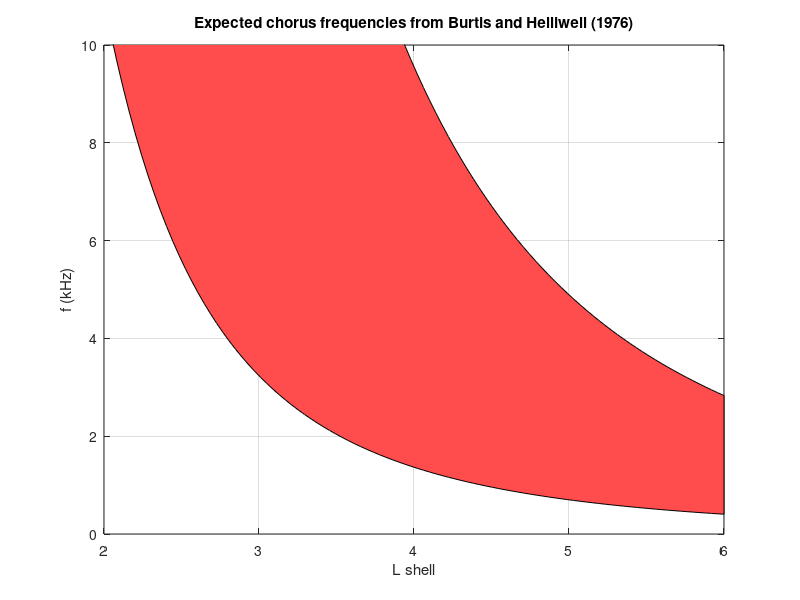

MATLAB code to generate this figure: (Note: this script raises an error after producing the figure.)
function plot_fheq_vs_l
% Function to plot 0.1 and 0.7 fHeq vs L
% In the spirit of Burtis and Helliwell 1976 figure 9 and Spasojevic 2005
% figure 2B
% Formulas from Park (1972), p 88

% By Daniel Golden (dgolden1 at stanford dot edu) June 2008
% $Id$

%% Formulae
r_o = 6370e3;
L = linspace(2, 6);
r_eq = r_o*L;
fHeq = 8.736e5*(r_o./r_eq).^3;
fHeq = fHeq / 1e3; % Convert from Hz to kHz

%% Plot
figure;
x = [L fliplr(L)];
y = [0.1*fHeq fliplr(0.7*fHeq)];
fill(x, y, [1 0.3 0.3]);
% plot(L, [0.1*fHeq; 0.7*fHeq], 'LineWidth', 2);
grid on;
ylim([0 10]);
xlabel('L shell');
ylabel('f (kHz)');
title('Expected chorus frequencies from Burtis and Helliwell (1976)');
increase_font(gcf, 16);

t1 = text(4.53, 7.04, '0.7 f_H_{eq}', 'FontSize', 16);
t2 = text(2.39, 2.84, '0.1 f_H_{eq}', 'FontSize', 16);

disp('');
